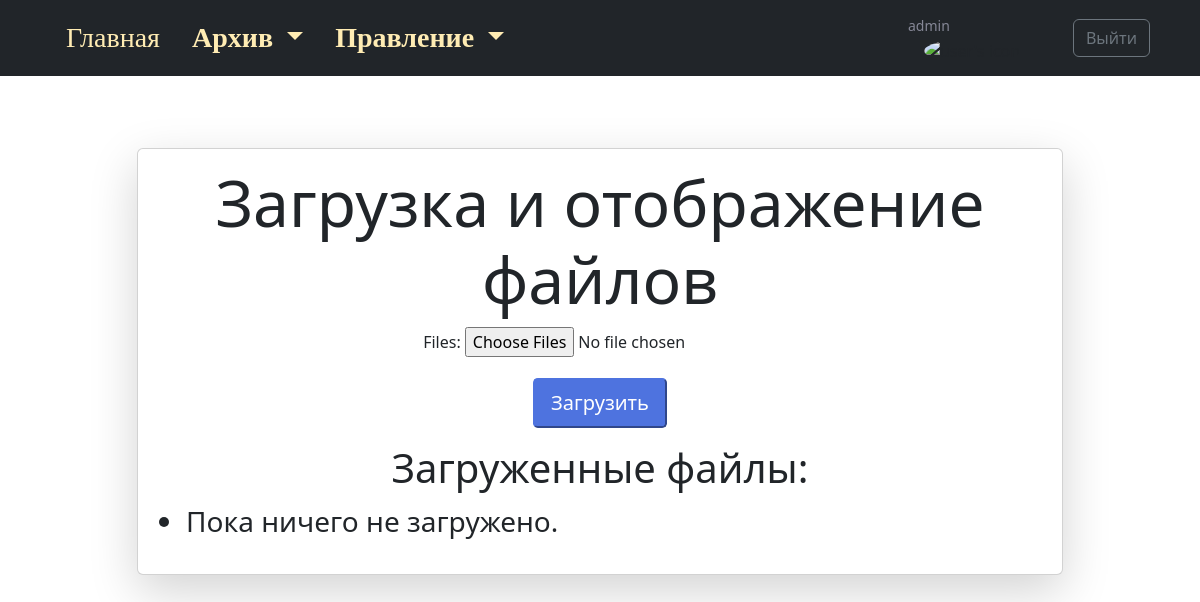
Page /upload_multiple/ (signed in) on the earlier database version.
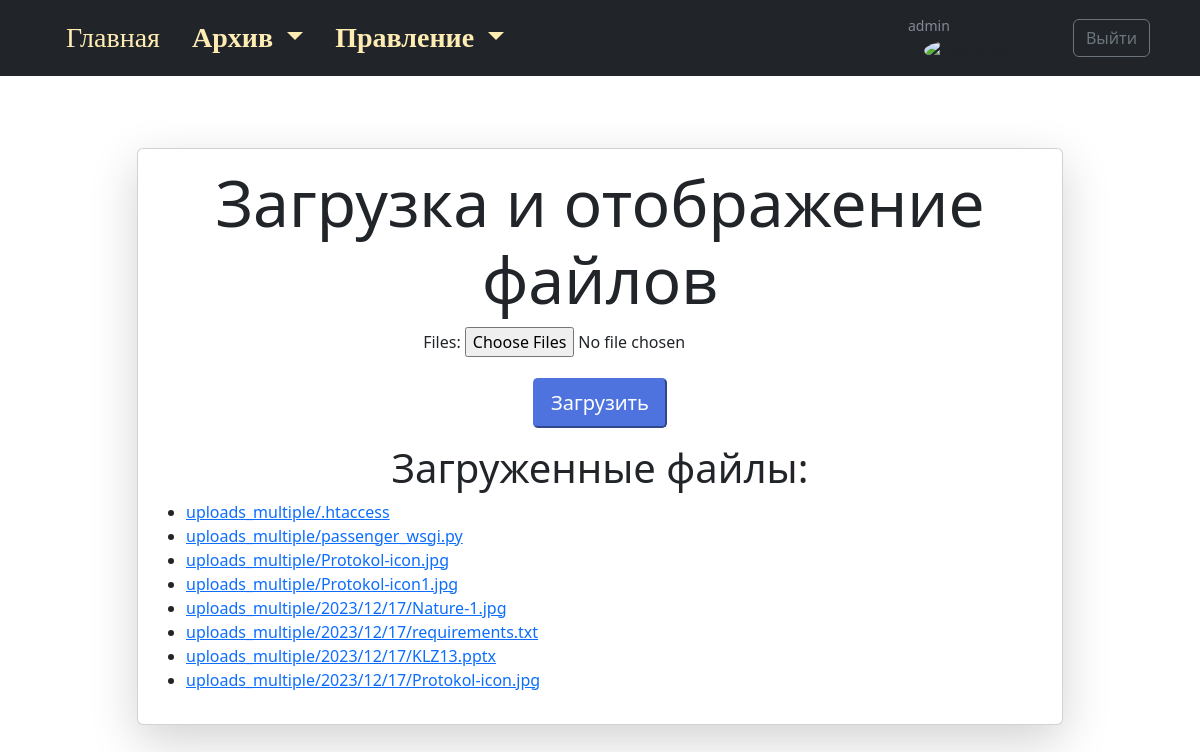
Same page on the later database version.
### app_load_multiple/models.py (models this page shows)
class UploadFilesMultiple(models.Model):
    file = models.FileField(
        upload_to='uploads_multiple/%Y/%m/%d/', verbose_name='Файл')
    uploaded_at = models.DateTimeField(
        auto_now_add=True, verbose_name='Дата/Время загрузки')
    class Meta:
        verbose_name = 'Загруженный файл'
        verbose_name_plural = 'Загруженные файлы'

### app_load_multiple/views.py (the view)
# urls.py: path('', upload_and_display_files, name='upload_and_display'),
def upload_and_display_files(request):
    files = UploadFilesMultiple.objects.all()
    if request.method == 'POST':
        form = UploadFilesMultipleForm(request.POST, request.FILES)
        if form.is_valid():
            for uploaded_file in request.FILES.getlist('files'):
                UploadFilesMultiple.objects.create(file=uploaded_file)
            return redirect('upload_and_display')
    else:
        form = UploadFilesMultipleForm()
    context = {
        'form': form,
        'files': files,
        'title': 'Загрузка файлов',
    }
    return render(request, 'app_load_multiple/upload_and_display.html', context)

### app_load_multiple/forms.py
class UploadFilesMultipleForm(forms.Form):
    files = MultipleFileField()

### app_load_multiple/templates/app_load_multiple/upload_and_display.html (shortened to what this page needs)
{% extends "app_core/base.html" %} {% load static %} {% block content %} <br />
<center>
  <div class="container my-5">
    <div class="row">
      <div class="col-10 mx-auto">
        <div class="card p-3 shadow-lg rounded">
          <h2 class="display-3">Загрузка и отображение файлов</h2>
          <form method="post" enctype="multipart/form-data">
            {% csrf_token %} {{ form.as_p }}
            <div class="col-auto">
              <button type="submit" class="btn-lg btn-primary mb-3">
                Загрузить
              </button>
            </div>
          </form>
          <h3 class="display-6">Загруженные файлы:</h3>
          <ul class="text-start">
            {% for file in files %}
            <li><a href="{{ file.file.url }}">{{ file.file.name }}</a></li>
            {% empty %}
            <li class="fs-3">Пока ничего не загружено.</li>
            {% endfor %}
          </ul>
        </div>
      </div>
    </div>
  </div>
</center>
{% endblock content %}

Differences in the rows shown:
added UploadFilesMultiple: file.name "uploads_multiple/.htaccess"
added UploadFilesMultiple: file.name "uploads_multiple/passenger_wsgi.py"
added UploadFilesMultiple: file.name "uploads_multiple/Protokol-icon.jpg"
added UploadFilesMultiple: file.name "uploads_multiple/Protokol-icon1.jpg"
added UploadFilesMultiple: file.name "uploads_multiple/2023/12/17/Nature-1.jpg"
added UploadFilesMultiple: file.name "uploads_multiple/2023/12/17/requirements.txt"
added UploadFilesMultiple: file.name "uploads_multiple/2023/12/17/KLZ13.pptx"
added UploadFilesMultiple: file.name "uploads_multiple/2023/12/17/Protokol-icon.jpg"
Other differences:
text no longer shown: "Пока ничего не загружено."
